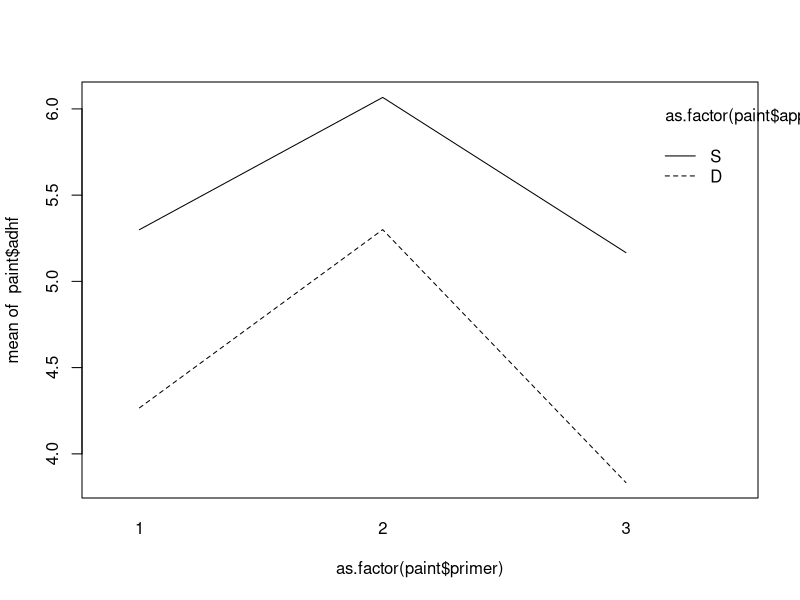
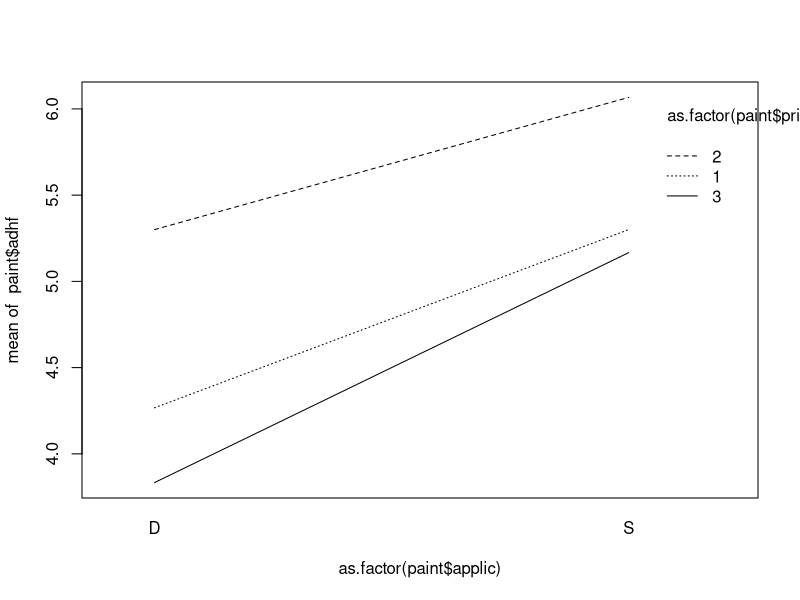

Recreate these plots in R, in order.
# Uebungsblatt 8
# Namen: Janina Schoenberger, Benjamin Weigner
# Tutorin: Gergana Stanilova
# Uebung: Mi 12-14 Uhr

# Aufgabe 19

# A
# Einfaktorielle ANOVA fuer primer und applic

paint = data.frame(adhf = c(4.0,4.5,4.3,5.6,4.9,5.4,3.8,3.7,
                            4.0,5.4,4.9,5.6,5.8,6.1,6.3,5.5,5.0,5.0),
                   primer = factor(rep(rep(1:3,rep(3,3)),2)),
                   applic = factor(rep(c("D","S"),c(9,9))))
head(paint)

paint.primer <- aov(adhf ~ primer, data=paint)
paint.applic <- aov(adhf ~ applic, data=paint)
summary(paint.primer)
summary(paint.applic)

# Interpretation
# Die einfaktorielle Varianzanalyse (mit ANOVA) gibt an, ob es einen signifikanten
# Unterschied im Mittelwert von verschiedenen Gruppen gegenueber der abhaengigen Variable
# gibt.
# Dieser Unterschied ist signifikant, falls der p-Wert des F-Tests unter 0.05 liegt.
# adhf ist die abhaengige Variable.
# Mit primer als unabhaengiger Variable erhaelt man einen p-Wert von 0.0153. Dieser ist signifikant.
# Mit applic als unabhaengiger Variable erhaelt man einen p-Wert von 0.00204. Dieser ist
# signifikant und zeigt einen deutlicheren Unterschied, als bei primer.


# B
# Grafisch: Interaktion zwischen primer und applic im Bezug auf den Endpunkt adhf
if (FALSE){
  # Die Funktionen ggline und ggboxplot haben nicht funktioniert
  library(ggplot2)
  library(gplots)
  ggboxplot(paint,primer,adhf)
  ggline(paint,primer,adhf)
}
interaction.plot(as.factor(paint$primer),as.factor(paint$applic),paint$adhf)
interaction.plot(as.factor(paint$applic),as.factor(paint$primer),paint$adhf)
# Sowohl der Faktor primer, als auch der Faktor applic scheinen einen Einfluss auf 
# die Adhesion Force (paint$adhf) zu haben. 
# 1. Plot: Sowohl bei D, als auch bei S Kurve (D/S von applic) ist Ausschlag bei Primer 2 
# zu erkennen
# -> primer hat Einfluss auf adhf
# 2. Plot: Kurven von allen 3 Primer sind bei S hoeher als bei D
# -> applic hat Einfluss auf adhf
# Deshalb fuehren wir eine zweifaktorielle Anova durch.
fita <- aov(adhf~primer*applic, data=paint)
summary(fita)

# Vergleich zu 19 A: Die zweifaktorielle Anova hat hoehere F-Werte und daher 
# noch niedrigere P-Werte. Das Ergebnis ist also mit noch geringerem P-Wert 
# signifikant, als die einfaktorielle Anova.


# C
# Kontrasttest = paarweise t-Tests (Vorschalttest)
# install.packages("lsmeans") und ("multcomp")
library(lsmeans)
library(multcomp)


if (FALSE){
  # stackoverflow Bsp aus Hinweisen
  data(obk.long)
  head(obk.long)
  fit <- aov_car(value~treatment*gender + Error(id),data=obk.long, return = "aov")
  (ref1 <- lsmeans(fit, c("treatment", "gender")))
  c_list <- list(c1 = c(0, -1, 1, 0, 0, 0),
                 c2 = c(0, -0.5, 0.5, 0, -0.5, 0.5))
  summary(contrast(ref1, c_list), adjust = "holm")
  pairs(lsmeans(fit, "treatment"), adjust = "none")
}

ref1 <- lsmeans(fita,c("applic","primer"))
ref1
# c1: primer 2 gegen 1,3 unter applic D
c1 <- c(-0.25,0,0.5,0,-0.25,0)
# c2: applic D gegen S fuer alle primer
c2 <- c(1/6,-1/6,1/6,-1/6,1/6,-1/6)
c_list <- list(c1,c2)
summary(contrast(ref1,c_list,adjust="none")) ########## welches mit tukey?
pairs(ref1, adjust="none")
pairs(ref1, adjust="tukey")

# Interpretation:
# Tukey kontrolliert alle h=k(k-1)/2 Nullhypothesen und beruecksichtigt die Korrelation
# zwischen den Gruppen. Bei abhaengigen Vergleichen besser als Bonferroni
# Die p-Werte mit Tukey Adjustierung sind deutlich hoeher. Da wir wissen, dass die 
# Variablen korrelieren, macht das Sinn.

# D
# Vergleich Haupteffekt von primer ohne Adjustierung mit Bonferroni und Bonferroni Holm
pairs(lsmeans(fita,"primer"),adjust="none")
pairs(lsmeans(fita,"primer"),adjust="bonferroni")
pairs(lsmeans(fita,"primer"),adjust="holm")
# Es faellt auf, dass die t-Ratios alle gleich sind, waehrend sich die p-Werte
# durch die Adjustierungsmethoden unterscheiden.
# Die p-Werte von Holm und Ohne Adjustierung sind gleich,
# waehrend die Bonferroni Adjustierung hoehre p-Werte vergiebt,
# sodass die Ergebnisse schneller nicht signifikant werden.
